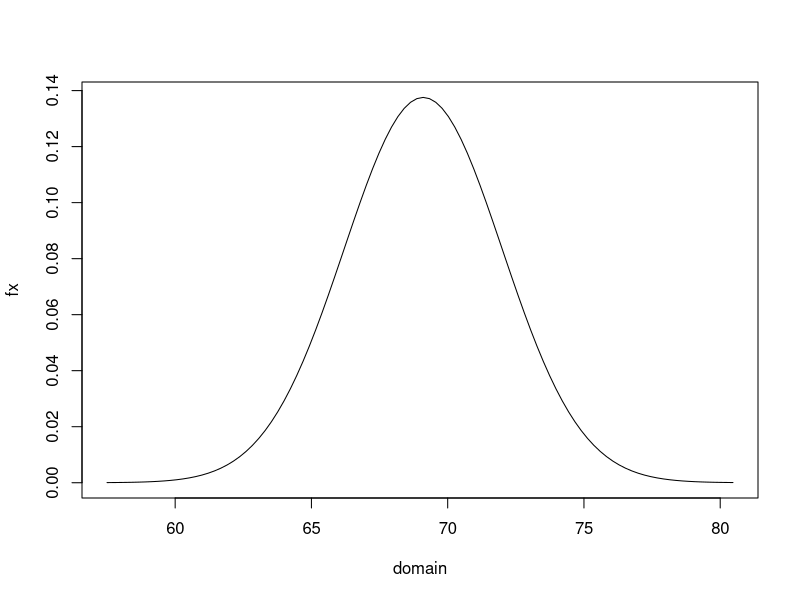

Write the R code that produced this figure.
# Plot normal pdf
norm_pdf <- function(x , d.mean = 0, d.sd = 1) {
    r <- (
           1/(
             d.sd*sqrt(2*pi)
             )
         )*exp(1)^(
           -0.5*(
             (
               (x-d.mean)/d.sd
             )^2
          )
        )
    #write(r, "")
    return(r)
}

men.mean <- 69.1
men.sd <- 2.9
men.sample_size <- 1000

women.mean <- 63.7
women.sd <- 2.7
women.sample_size <- 1000

men <- rnorm( men.sample_size, mean = men.mean, sd = men.sd )
women <- rnorm( women.sample_size, mean = women.mean, sd = women.sd )

write("Men", "")
mean(men)
quantile(men, c(0.978))
69.1 + 2*2.9


write("Women", "")
mean(women)
quantile(women, c(0.978))
63.7 + 2*2.7

domain_sz = 100
domain <- 0:(domain_sz-1)

from <- men.mean - 4*men.sd
to <- men.mean + 4*men.sd
delta <- (to - from)/domain_sz

domain <- delta * domain + from
fx <- lapply(domain, norm_pdf, d.mean = men.mean, d.sd = men.sd)

plot(domain, fx, type = "l")
